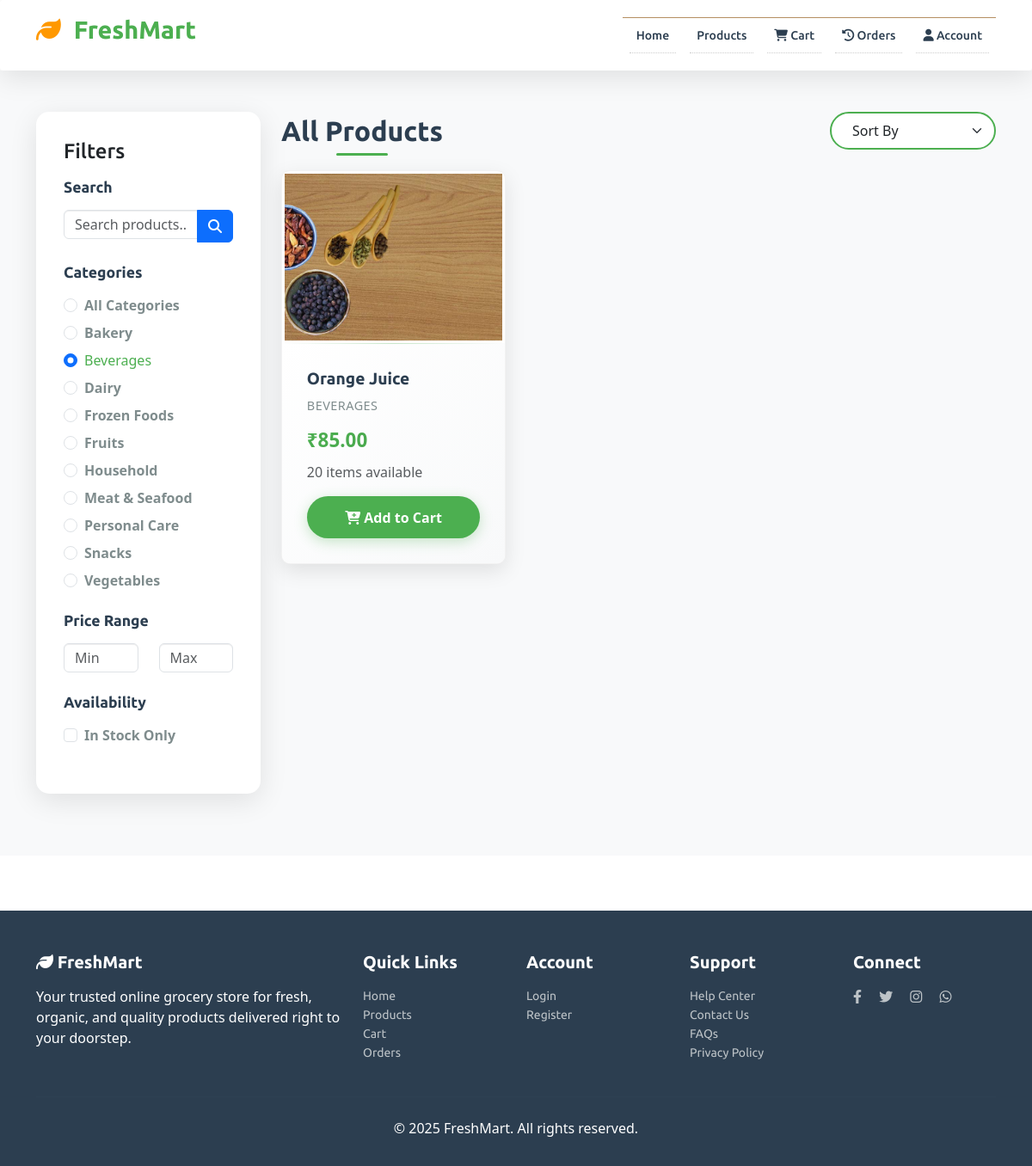
The app's page /Grocery/products.php?category=Beverages with its own data.
### tables this page shows
CREATE TABLE products (
    product_id INT AUTO_INCREMENT PRIMARY KEY,
    product_name VARCHAR(100) NOT NULL,
    category_id INT,
    product_description TEXT,
    price DECIMAL(10,2) NOT NULL,
    cost_price DECIMAL(10,2),
    stock_quantity INT DEFAULT 0,
    min_stock_level INT DEFAULT 5,
    product_image VARCHAR(255),
    barcode VARCHAR(50) UNIQUE,
    unit VARCHAR(20) DEFAULT 'piece',
    weight DECIMAL(10,3),
    brand VARCHAR(50),
    supplier VARCHAR(100),
    expiry_date DATE,
    is_featured BOOLEAN DEFAULT FALSE,
    is_active BOOLEAN DEFAULT TRUE,
    created_at TIMESTAMP DEFAULT CURRENT_TIMESTAMP,
    updated_at TIMESTAMP DEFAULT CURRENT_TIMESTAMP ON UPDATE CURRENT_TIMESTAMP,
    FOREIGN KEY (category_id) REFERENCES categories(category_id) ON DELETE SET NULL,
    INDEX idx_product_name (product_name),
    INDEX idx_category (category_id),
    INDEX idx_price (price)
);

CREATE TABLE categories (
    category_id INT AUTO_INCREMENT PRIMARY KEY,
    category_name VARCHAR(50) UNIQUE NOT NULL,
    category_description TEXT,
    category_image VARCHAR(255),
    parent_category_id INT,
    is_active BOOLEAN DEFAULT TRUE,
    created_at TIMESTAMP DEFAULT CURRENT_TIMESTAMP,
    FOREIGN KEY (parent_category_id) REFERENCES categories(category_id) ON DELETE SET NULL
);

### Grocery/products.php (the view, shortened to what this page needs)
<?php
include 'db_connection.php';
?>
<!DOCTYPE html>
<html>
<head>
<link href="css/bootstrap.css" rel="stylesheet" type="text/css" media="all" />
<link href="css/style.css" rel="stylesheet" type="text/css" media="all" />
<link href="css/font-awesome.css" rel="stylesheet" type="text/css" media="all" />
<link href="https://cdn.jsdelivr.net/npm/bootstrap@5.3.0/dist/css/bootstrap.min.css" rel="stylesheet">
<link href="https://cdnjs.cloudflare.com/ajax/libs/font-awesome/6.4.0/css/all.min.css" rel="stylesheet">
</head>
<body>
    <?php include 'partials/navbar_simple.php'; ?>
<section class="py-5 bg-light">
    <div class="container">
        <div class="row">
            <div class="col-lg-3">
                <div class="filters-sidebar mb-4">
                    <h4 class="mb-3">Filters</h4>
                    <div class="filter-section mb-4">
                        <h5 class="filter-title">Search</h5>
                        <div class="input-group">
                            <input type="text" class="form-control" id="searchInput" placeholder="Search products...">
                            <button class="btn btn-primary" type="button" onclick="filterProducts()">
                                <i class="fas fa-search"></i>
                            </button>
                        </div>
                    </div>
                    <div class="filter-section mb-4">
                        <h5 class="filter-title">Categories</h5>
                        <div class="form-check">
                            <input class="form-check-input" type="radio" name="category" id="all" value="" checked onchange="filterProducts()">
                            <label class="form-check-label" for="all">All Categories</label>
                        </div>
                        <?php
                        $category_query = mysqli_query($connect, "SELECT DISTINCT category_name FROM categories WHERE is_active = TRUE ORDER BY category_name");
                        while ($category = mysqli_fetch_array($category_query)) {
                            ?>
                            <div class="form-check">
                                <input class="form-check-input" type="radio" name="category" id="<?php echo strtolower($category['category_name']); ?>" value="<?php echo $category['category_name']; ?>" onchange="filterProducts()">
                                <label class="form-check-label" for="<?php echo strtolower($category['category_name']); ?>"><?php echo ucfirst($category['category_name']); ?></label>
                            </div>
                            <?php
                        }
                        ?>
                    </div>
                    <div class="filter-section mb-4">
                        <h5 class="filter-title">Price Range</h5>
                        <div class="row">
                            <div class="col-6">
                                <input type="number" class="form-control" id="minPrice" placeholder="Min" onchange="filterProducts()">
                            </div>
                            <div class="col-6">
                                <input type="number" class="form-control" id="maxPrice" placeholder="Max" onchange="filterProducts()">
                            </div>
                        </div>
                    </div>
                    <div class="filter-section mb-4">
                        <h5 class="filter-title">Availability</h5>
                        <div class="form-check">
                            <input class="form-check-input" type="checkbox" id="inStock" onchange="filterProducts()">
                            <label class="form-check-label" for="inStock">In Stock Only</label>
                        </div>
                    </div>
                </div>
            </div>
            <div class="col-lg-9">
                <div class="d-flex justify-content-between align-items-center mb-4">
                    <h2 class="section-title mb-0">All Products</h2>
                    <div class="sort-dropdown">
                        <select class="form-select" id="sortBy" onchange="filterProducts()">
                            <option value="">Sort By</option>
                        </select>
                    </div>
                </div>
                <div class="row" id="productsContainer">
                    <?php
                    $category = isset($_GET['category']) ? $_GET['category'] : '';
                    $columns = [];
                    $colRes = mysqli_query($connect, "SHOW COLUMNS FROM products");
                    if ($colRes) {
                        while ($c = mysqli_fetch_assoc($colRes)) { $columns[$c['Field']] = true; }
                    }
                    $colId = isset($columns['ID']) ? 'ID' : 'product_id';
                    $colName = isset($columns['Item_name']) ? 'Item_name' : 'product_name';
                    $colPrice = isset($columns['cost']) ? 'cost' : 'price';
                    $colStock = isset($columns['no_of_items']) ? 'no_of_items' : 'stock_quantity';
                    $colCategory = isset($columns['catogery']) ? 'catogery' : (isset($columns['category_id']) ? 'category_id' : null);
                    $where_conditions = [];
                    if ($category) {
                        if ($colCategory === 'catogery') {
                            $where_conditions[] = "catogery = '".mysqli_real_escape_string($connect, $category)."'";
                        } elseif ($colCategory === 'category_id') {
                            $catIdRes = mysqli_query($connect, "SELECT category_id FROM categories WHERE category_name='".mysqli_real_escape_string($connect, $category)."' LIMIT 1");
                            if ($catIdRes && ($catRow = mysqli_fetch_assoc($catIdRes))) {
                                $where_conditions[] = "category_id = ".$catRow['category_id'];
                            }
                        }
                    }
                    $where_clause = $where_conditions ? "WHERE " . implode(" AND ", $where_conditions) : "";
                    $order_clause = "";
                    $query = mysqli_query($connect, "SELECT * FROM products $where_clause $order_clause");
                    if (mysqli_num_rows($query) > 0) {
                        while ($row = mysqli_fetch_array($query)) {
                            $image_path = '';
                            if (!$image_path) { $image_path = 'images/default.jpg'; }
                            else {
                                if (strpos($image_path, '/') === false && strpos($image_path, '\\') === false) {
                                    $image_path = 'images/' . $image_path;
                                }
                            }
                            ?>
                            <div class="col-lg-4 col-md-6 mb-4">
                                <div class="product-card">
                                    <div class="product-image">
                                        <img src="<?php echo $image_path; ?>" alt="<?php echo $row[$colName]; ?>">
                                        <?php $stockVal = intval($row[$colStock] ?? 0); if ($stockVal <= 0) { ?>
                                            <span class="product-badge" style="background:#e74c3c">Out of Stock</span>
                                        <?php } elseif ($stockVal > 0 && $stockVal <= 10) { ?>
                                            <span class="product-badge">Limited Stock</span>
                                        <?php } ?>
                                    </div>
                                    <div class="product-info">
                                        <h5 class="product-title"><?php echo $row[$colName]; ?></h5>
                                        <?php
                                        $catLabel = '';
                                        if ($colCategory === 'catogery') { $catLabel = $row['catogery']; }
                                        elseif ($colCategory === 'category_id' && isset($row['category_id'])) {
                                            $cid = intval($row['category_id']);
                                            $cr = mysqli_query($connect, "SELECT category_name FROM categories WHERE category_id=$cid LIMIT 1");
                                            if ($cr && ($crow = mysqli_fetch_assoc($cr))) { $catLabel = $crow['category_name']; }
                                        }
                                        ?>
                                        <p class="product-category"><?php echo $catLabel; ?></p>
                                        <div class="product-price">₹<?php echo number_format(floatval($row[$colPrice] ?? 0), 2); ?></div>
                                        <p class="text-muted"><?php echo $stockVal; ?> items available</p>
                                        <?php if ($stockVal > 0) { ?>
                                            <form class="add-to-cart-form" onsubmit="addToCart(event, <?php echo $row[$colId]; ?>)">
                                                <button type="submit" class="btn btn-add-cart">
                                                    <i class="fas fa-cart-plus"></i> Add to Cart
                                                </button>
                                            </form>
                                        <?php } else { ?>
                                            <button class="btn btn-secondary" disabled>
                                                <i class="fas fa-ban"></i> Out of Stock
                                            </button>
                                        <?php } ?>
                                    </div>
                                </div>
                            </div>
                            <?php
                        }
                    }
                    ?>
                </div>
            </div>
        </div>
    </div>
</section>
<?php include 'partials/footer.php'; ?>
</body>
</html>

### Grocery/products.php (style rules this page uses)
:root { --primary-color: #4CAF50; --secondary-color: #45a049; --accent-color: #ff6b6b; --text-dark: #333; --text-light: #666; --bg-light: #f8f9fa; --white: #ffffff; --shadow: 0 5px 15px rgba(0,0,0,0.1); --transition: all 0.3s ease; }
.section-title { font-size: 2rem; font-weight: 700; color: var(--text-dark); margin-bottom: 2rem; text-align: center; position: relative; }
.section-title::after { content: ''; position: absolute; bottom: -10px; left: 50%; transform: translateX(-50%); width: 60px; height: 3px; background: var(--primary-color); border-radius: 2px; }
.filters-sidebar { background: var(--white); border-radius: 15px; padding: 2rem; box-shadow: var(--shadow); position: sticky; top: 20px; }
.filter-section { margin-bottom: 2rem; }
.filter-title { font-size: 1.1rem; font-weight: 600; color: var(--text-dark); margin-bottom: 1rem; }
.form-check { margin-bottom: 0.5rem; }
.form-check-label { color: var(--text-light); cursor: pointer; }
.form-check-input:checked ~ .form-check-label { color: var(--primary-color); font-weight: 500; }
.product-card { background: var(--white); border-radius: 10px; overflow: hidden; box-shadow: 0 8px 25px rgba(0,0,0,0.1); transition: var(--transition); margin-bottom: 2rem; border: 1px solid rgba(0, 0, 0, 0.05); height: 100%; display: flex; flex-direction: column; position: relative; }
.product-image { height: 200px; background: var(--bg-light); display: flex; align-items: center; justify-content: center; position: relative; overflow: hidden; border: 3px solid #ffffff; box-shadow: 0 0 0 1px #e0e0e0; }
.product-image img { width: 100%; height: 100%; object-fit: cover; transition: var(--transition); }
.product-info { padding: 1.8rem; flex-grow: 1; display: flex; flex-direction: column; background: linear-gradient(135deg, #ffffff 0%, #f8f9fa 100%); position: relative; }
.product-info::before { content: ''; position: absolute; top: 0; left: 0; right: 0; height: 1px; background: linear-gradient(90deg, transparent, var(--primary-color), transparent); opacity: 0.3; }
.product-title { font-size: 1.2rem; font-weight: 700; margin-bottom: 0.5rem; color: var(--text-dark); line-height: 1.3; }
.product-category { color: var(--text-light); font-size: 0.9rem; margin-bottom: 0.8rem; text-transform: uppercase; letter-spacing: 0.5px; font-weight: 500; }
.product-price { font-size: 1.4rem; font-weight: 800; color: var(--primary-color); margin-bottom: 0.5rem; margin-top: auto; background: linear-gradient(135deg, var(--primary-color), var(--secondary-color)); -webkit-background-clip: text; -webkit-text-fill-color: transparent; background-clip: text; }
.btn-add-cart { background: var(--primary-color); border: none; border-radius: 30px; padding: 0.8rem 1.5rem; color: var(--white); font-weight: 600; transition: var(--transition); width: 100%; box-shadow: 0 4px 15px rgba(76, 175, 80, 0.3); position: relative; overflow: hidden; }
.btn-add-cart::before { content: ''; position: absolute; top: 0; left: -100%; width: 100%; height: 100%; background: linear-gradient(90deg, transparent, rgba(255,255,255,0.2), transparent); transition: left 0.5s; }
.sort-dropdown .form-select { border-radius: 25px; border: 2px solid var(--primary-color); padding: 0.5rem 1.5rem; font-weight: 500; }
.row { display: flex; flex-wrap: wrap; }
.row > [class*='col-'] { display: flex; flex-direction: column; }

### Grocery/partials/navbar_simple.php (style rules this page uses)
:root { --primary-color: #4CAF50; --secondary-color: #45a049; --accent-color: #FF9800; --text-dark: #2c3e50; --text-light: #7f8c8d; --white: #ffffff; --shadow: 0 8px 32px rgba(0,0,0,0.1); --transition: all 0.3s cubic-bezier(0.4, 0, 0.2, 1); }

### records on screen
products: product_name "Orange Juice", category.category_name "BEVERAGES", price "85.00", stock_quantity "20"

### other values on screen
$category['category_name'] "Bakery"
$category['category_name'] "Beverages"
$category['category_name'] "Dairy"
$category['category_name'] "Frozen Foods"
$category['category_name'] "Fruits"
$category['category_name'] "Household"
$category['category_name'] "Meat & Seafood"
$category['category_name'] "Personal Care"
$category['category_name'] "Snacks"
$category['category_name'] "Vegetables"
